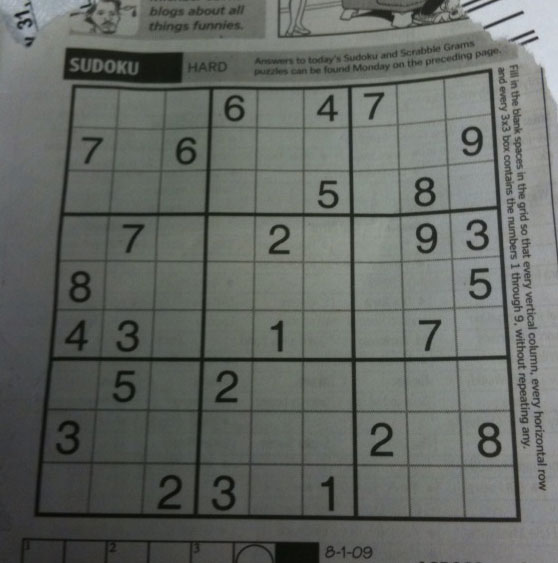
//> input picture day4/hough/sudoku.png, 558 x 563 px
$ ./Hough   (built with g++ and OpenCV 4)
//> lines starting //> are read from the running program, lines starting //| are printed output that depends on the picture
#include <opencv2/imgcodecs.hpp>
#include <opencv2/imgproc.hpp>
#include <opencv2/highgui.hpp>

using namespace cv;
using namespace std;

int main(int argc, char** argv)
{
    Mat dst, cdst, cdstP;

    const char* default_file = "sudoku.png";
    const char* filename = argc > 1 ? argv[1] : default_file;

    Mat src = imread(samples::findFile(filename), IMREAD_COLOR);
//> src is the input picture: 563 rows x 558 cols, CV_8UC3; mean B, G, R 99.5, 104.1, 100
    // Check if image is loaded fine
    if(src.empty()){
        printf(" Error opening image\n");
        printf(" Program Arguments: [image_name -- default %s] \n", default_file);
        return -1;
    }

    Canny(src, dst, 50, 200, 3);
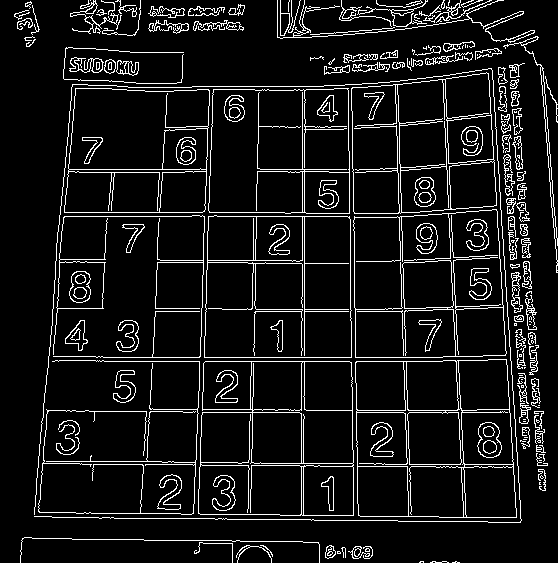
//> dst: 563 rows x 558 cols, CV_8UC1; 8.8% white in thin lines or dots

    cvtColor(dst, cdst, COLOR_GRAY2BGR);
//> cdst: 563 rows x 558 cols, CV_8UC3; 8.8% white in thin lines or dots
    cdstP = cdst.clone();

    vector<Vec2f> lines;
    HoughLines(dst, lines, 1, CV_PI/180, 150, 0, 0);
//> lines = 63 lines (rho, theta), first 12: [361, 1.57], [357, 1.57], [304, 0], [212, 0.03], [216, 0.03], [216, 1.57], [-349, 3.12], [169, 1.57], [212, 1.57], [-393, 3.11], [412, 1.57], [-436, 3.09]

    for(size_t i=0;i<lines.size(); i++){
        float rho = lines[i][0];
        float theta = lines[i][1];

        double a = cos(theta), b = sin(theta);
        Point pt1, pt2;
        double x0 = rho * a, y0 = rho * b;
        pt1.x = x0 + 1000 * (-b);
        pt1.y = y0 + 1000 * (a);
        pt2.x = x0 - 1000 * (-b);
        pt2.y = y0 - 1000 * (a);

        line(cdst, pt1, pt2, Scalar(0, 0, 255), 1, LINE_AA);
    }
//> this loop made 63 passes
//> (rho, theta, a, b, x0, y0) on passes 1 to 12: (361, 1.57, -4.37e-08, 1, -1.58e-05, 361), (357, 1.57, -4.37e-08, 1, -1.56e-05, 357), (304, 0, 1, 0, 304, 0), (212, 0.0349, 0.999, 0.0349, 211.9, 7.4), (216, 0.0349, 0.999, 0.0349, 215.9, 7.54), (216, 1.57, -4.37e-08, 1, -9.44e-06, 216), (-349, 3.12, -1, 0.0175, 348.9, -6.09), (169, 1.57, -4.37e-08, 1, -7.39e-06, 169), (212, 1.57, -4.37e-08, 1, -9.27e-06, 212), (-393, 3.11, -0.999, 0.0349, 392.8, -13.72), (412, 1.57, -4.37e-08, 1, -1.8e-05, 412), (-436, 3.09, -0.999, 0.0523, 435.4, -22.82)
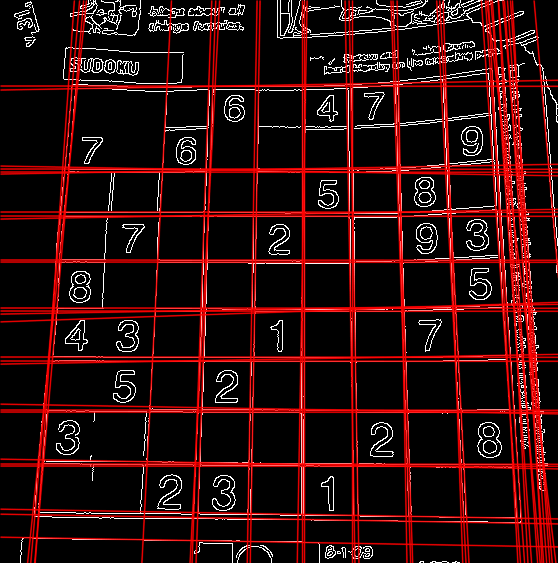
//> cdst: 563 rows x 558 cols, CV_8UC3; mean B, G, R 12.8, 12.8, 46.8

    vector<Vec4i> linesP;
    HoughLinesP(dst, linesP, 1, CV_PI/180, 50, 50, 10);
//> linesP = 153 lines (x1, y1, x2, y2), first 8: [96, 361, 442, 361], [304, 418, 304, 86], [60, 212, 305, 212], [96, 357, 442, 357], [352, 412, 543, 412], [204, 232, 209, 86], [201, 436, 207, 251], [59, 216, 354, 216]

    for(size_t i=0;i<linesP.size(); i++){
        Vec4i l = linesP[i];
        line(cdstP, Point(l[0], l[1]), Point(l[2], l[3]), Scalar(0, 0, 255), 1, LINE_AA);
    }
//> this loop made 153 passes
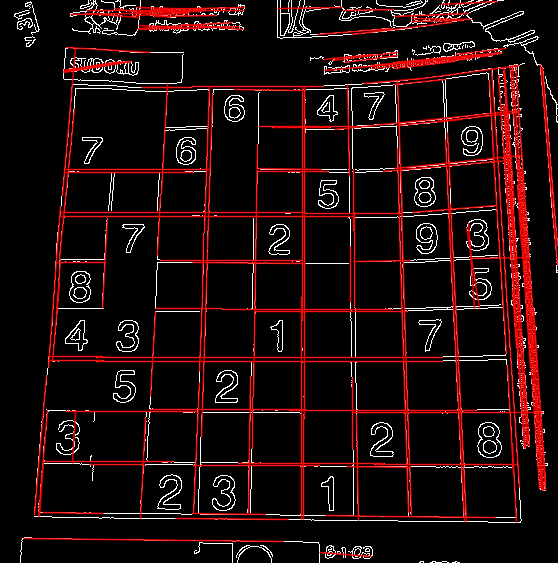
//> cdstP: 563 rows x 558 cols, CV_8UC3; mean B, G, R 11.9, 11.9, 32.3

    imshow("Source", src);
    imshow("Standard Hough Transform", cdst);
    imshow("Probabilistic Hough Transform", cdstP);

    waitKey();
    return 0;
}
